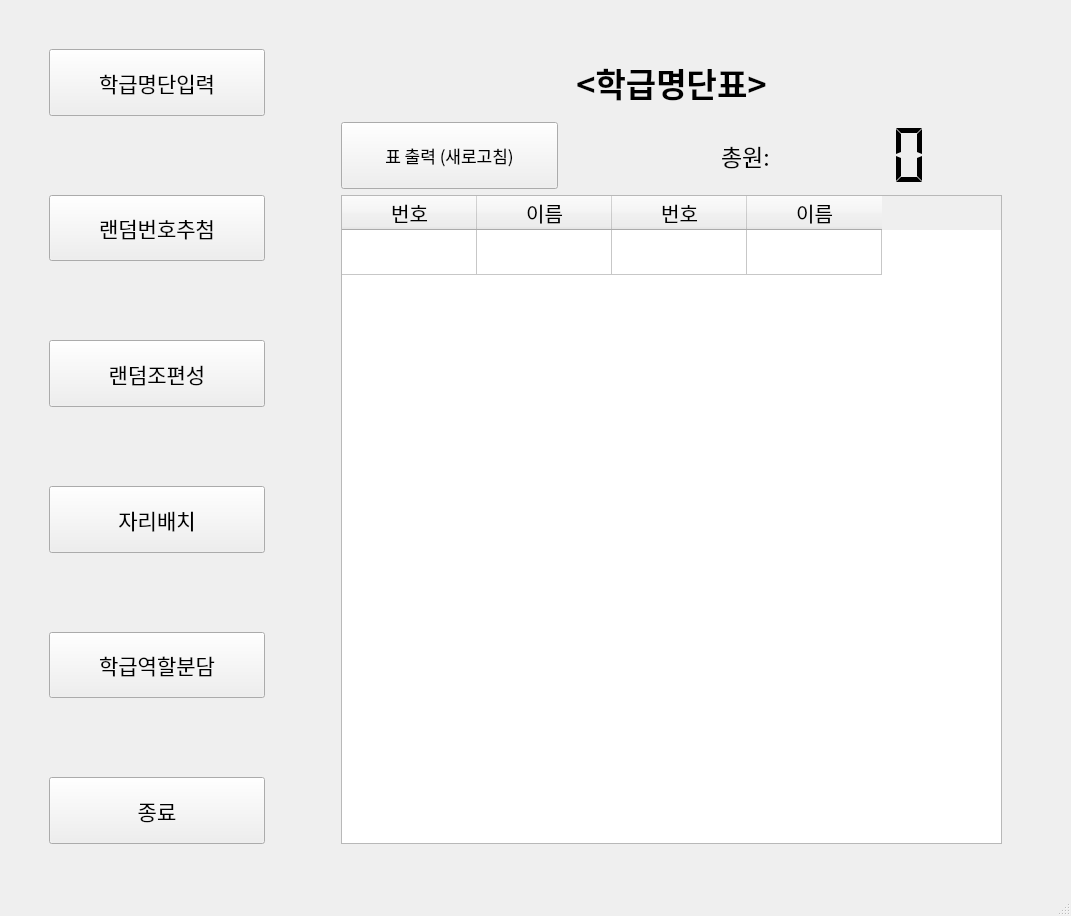
<?xml version="1.0" encoding="UTF-8"?>
<ui version="4.0">
 <class>MainWindow</class>
 <widget class="QMainWindow" name="MainWindow">
  <property name="geometry">
   <rect>
    <x>0</x>
    <y>0</y>
    <width>1071</width>
    <height>916</height>
   </rect>
  </property>
  <property name="font">
   <font>
    <family>맑은 고딕</family>
    <pointsize>10</pointsize>
   </font>
  </property>
  <property name="windowTitle">
   <string>학급랜덤추첨기 - 메인화면</string>
  </property>
  <property name="windowFilePath">
   <string/>
  </property>
  <widget class="QWidget" name="centralwidget">
   <layout class="QGridLayout" name="gridLayout_2">
    <item row="1" column="0">
     <layout class="QGridLayout" name="gridLayout">
      <item row="4" column="0">
       <spacer name="verticalSpacer_4">
        <property name="orientation">
         <enum>Qt::Vertical</enum>
        </property>
        <property name="sizeType">
         <enum>QSizePolicy::Minimum</enum>
        </property>
        <property name="sizeHint" stdset="0">
         <size>
          <width>20</width>
          <height>50</height>
         </size>
        </property>
       </spacer>
      </item>
      <item row="0" column="3">
       <spacer name="horizontalSpacer_7">
        <property name="orientation">
         <enum>Qt::Horizontal</enum>
        </property>
        <property name="sizeType">
         <enum>QSizePolicy::Minimum</enum>
        </property>
        <property name="sizeHint" stdset="0">
         <size>
          <width>40</width>
          <height>20</height>
         </size>
        </property>
       </spacer>
      </item>
      <item row="7" column="1">
       <widget class="QPushButton" name="PositionSet_Btn">
        <property name="sizePolicy">
         <sizepolicy hsizetype="Minimum" vsizetype="Minimum">
          <horstretch>0</horstretch>
          <verstretch>0</verstretch>
         </sizepolicy>
        </property>
        <property name="font">
         <font>
          <family>나눔스퀘어라운드 Regular</family>
          <pointsize>16</pointsize>
         </font>
        </property>
        <property name="text">
         <string>자리배치</string>
        </property>
       </widget>
      </item>
      <item row="0" column="5">
       <spacer name="horizontalSpacer_8">
        <property name="orientation">
         <enum>Qt::Horizontal</enum>
        </property>
        <property name="sizeType">
         <enum>QSizePolicy::Minimum</enum>
        </property>
        <property name="sizeHint" stdset="0">
         <size>
          <width>40</width>
          <height>20</height>
         </size>
        </property>
       </spacer>
      </item>
      <item row="8" column="0">
       <spacer name="verticalSpacer_6">
        <property name="orientation">
         <enum>Qt::Vertical</enum>
        </property>
        <property name="sizeType">
         <enum>QSizePolicy::Minimum</enum>
        </property>
        <property name="sizeHint" stdset="0">
         <size>
          <width>20</width>
          <height>40</height>
         </size>
        </property>
       </spacer>
      </item>
      <item row="10" column="0">
       <spacer name="verticalSpacer_7">
        <property name="orientation">
         <enum>Qt::Vertical</enum>
        </property>
        <property name="sizeType">
         <enum>QSizePolicy::Minimum</enum>
        </property>
        <property name="sizeHint" stdset="0">
         <size>
          <width>20</width>
          <height>40</height>
         </size>
        </property>
       </spacer>
      </item>
      <item row="3" column="1">
       <widget class="QPushButton" name="RandomNum_Btn">
        <property name="sizePolicy">
         <sizepolicy hsizetype="Minimum" vsizetype="Minimum">
          <horstretch>0</horstretch>
          <verstretch>0</verstretch>
         </sizepolicy>
        </property>
        <property name="font">
         <font>
          <family>나눔스퀘어라운드 Regular</family>
          <pointsize>16</pointsize>
         </font>
        </property>
        <property name="text">
         <string>랜덤번호추첨</string>
        </property>
       </widget>
      </item>
      <item row="1" column="3" colspan="3">
       <widget class="QLabel" name="MemberList_Label">
        <property name="font">
         <font>
          <family>나눔스퀘어라운드 Bold</family>
          <pointsize>25</pointsize>
          <weight>75</weight>
          <bold>true</bold>
         </font>
        </property>
        <property name="text">
         <string>&lt;학급명단표&gt;</string>
        </property>
        <property name="alignment">
         <set>Qt::AlignCenter</set>
        </property>
        <property name="margin">
         <number>0</number>
        </property>
       </widget>
      </item>
      <item row="6" column="0">
       <spacer name="verticalSpacer_5">
        <property name="orientation">
         <enum>Qt::Vertical</enum>
        </property>
        <property name="sizeType">
         <enum>QSizePolicy::Minimum</enum>
        </property>
        <property name="sizeHint" stdset="0">
         <size>
          <width>20</width>
          <height>40</height>
         </size>
        </property>
       </spacer>
      </item>
      <item row="1" column="0">
       <spacer name="horizontalSpacer">
        <property name="orientation">
         <enum>Qt::Horizontal</enum>
        </property>
        <property name="sizeType">
         <enum>QSizePolicy::Fixed</enum>
        </property>
        <property name="sizeHint" stdset="0">
         <size>
          <width>40</width>
          <height>20</height>
         </size>
        </property>
       </spacer>
      </item>
      <item row="0" column="6">
       <spacer name="horizontalSpacer_5">
        <property name="orientation">
         <enum>Qt::Horizontal</enum>
        </property>
        <property name="sizeType">
         <enum>QSizePolicy::Fixed</enum>
        </property>
        <property name="sizeHint" stdset="0">
         <size>
          <width>60</width>
          <height>20</height>
         </size>
        </property>
       </spacer>
      </item>
      <item row="2" column="0">
       <spacer name="verticalSpacer_3">
        <property name="orientation">
         <enum>Qt::Vertical</enum>
        </property>
        <property name="sizeType">
         <enum>QSizePolicy::Fixed</enum>
        </property>
        <property name="sizeHint" stdset="0">
         <size>
          <width>20</width>
          <height>50</height>
         </size>
        </property>
       </spacer>
      </item>
      <item row="5" column="1">
       <widget class="QPushButton" name="RandomGroup_Btn">
        <property name="sizePolicy">
         <sizepolicy hsizetype="Minimum" vsizetype="Minimum">
          <horstretch>0</horstretch>
          <verstretch>0</verstretch>
         </sizepolicy>
        </property>
        <property name="font">
         <font>
          <family>나눔스퀘어라운드 Regular</family>
          <pointsize>16</pointsize>
         </font>
        </property>
        <property name="text">
         <string>랜덤조편성</string>
        </property>
       </widget>
      </item>
      <item row="12" column="0">
       <spacer name="verticalSpacer">
        <property name="orientation">
         <enum>Qt::Vertical</enum>
        </property>
        <property name="sizeType">
         <enum>QSizePolicy::Minimum</enum>
        </property>
        <property name="sizeHint" stdset="0">
         <size>
          <width>20</width>
          <height>40</height>
         </size>
        </property>
       </spacer>
      </item>
      <item row="0" column="2">
       <spacer name="horizontalSpacer_6">
        <property name="orientation">
         <enum>Qt::Horizontal</enum>
        </property>
        <property name="sizeType">
         <enum>QSizePolicy::Minimum</enum>
        </property>
        <property name="sizeHint" stdset="0">
         <size>
          <width>70</width>
          <height>20</height>
         </size>
        </property>
       </spacer>
      </item>
      <item row="0" column="4">
       <spacer name="horizontalSpacer_4">
        <property name="orientation">
         <enum>Qt::Horizontal</enum>
        </property>
        <property name="sizeType">
         <enum>QSizePolicy::Minimum</enum>
        </property>
        <property name="sizeHint" stdset="0">
         <size>
          <width>40</width>
          <height>20</height>
         </size>
        </property>
       </spacer>
      </item>
      <item row="11" column="1">
       <widget class="QPushButton" name="Exit_Btn">
        <property name="sizePolicy">
         <sizepolicy hsizetype="Minimum" vsizetype="Minimum">
          <horstretch>0</horstretch>
          <verstretch>0</verstretch>
         </sizepolicy>
        </property>
        <property name="font">
         <font>
          <family>나눔스퀘어라운드 Regular</family>
          <pointsize>16</pointsize>
         </font>
        </property>
        <property name="text">
         <string>종료</string>
        </property>
       </widget>
      </item>
      <item row="0" column="0">
       <spacer name="verticalSpacer_2">
        <property name="orientation">
         <enum>Qt::Vertical</enum>
        </property>
        <property name="sizeType">
         <enum>QSizePolicy::Minimum</enum>
        </property>
        <property name="sizeHint" stdset="0">
         <size>
          <width>20</width>
          <height>40</height>
         </size>
        </property>
       </spacer>
      </item>
      <item row="0" column="1">
       <spacer name="horizontalSpacer_3">
        <property name="orientation">
         <enum>Qt::Horizontal</enum>
        </property>
        <property name="sizeType">
         <enum>QSizePolicy::Minimum</enum>
        </property>
        <property name="sizeHint" stdset="0">
         <size>
          <width>150</width>
          <height>20</height>
         </size>
        </property>
       </spacer>
      </item>
      <item row="9" column="1">
       <widget class="QPushButton" name="ClassWork_Btn">
        <property name="sizePolicy">
         <sizepolicy hsizetype="Minimum" vsizetype="Minimum">
          <horstretch>0</horstretch>
          <verstretch>0</verstretch>
         </sizepolicy>
        </property>
        <property name="font">
         <font>
          <family>나눔스퀘어라운드 Regular</family>
          <pointsize>16</pointsize>
         </font>
        </property>
        <property name="text">
         <string>학급역할분담</string>
        </property>
       </widget>
      </item>
      <item row="2" column="3">
       <widget class="QPushButton" name="Refresh_Btn">
        <property name="sizePolicy">
         <sizepolicy hsizetype="Minimum" vsizetype="Minimum">
          <horstretch>0</horstretch>
          <verstretch>0</verstretch>
         </sizepolicy>
        </property>
        <property name="font">
         <font>
          <family>나눔스퀘어라운드 Regular</family>
          <pointsize>13</pointsize>
         </font>
        </property>
        <property name="text">
         <string>표 출력 (새로고침)</string>
        </property>
       </widget>
      </item>
      <item row="1" column="1">
       <widget class="QPushButton" name="RegisMember_Btn">
        <property name="sizePolicy">
         <sizepolicy hsizetype="Minimum" vsizetype="Minimum">
          <horstretch>0</horstretch>
          <verstretch>0</verstretch>
         </sizepolicy>
        </property>
        <property name="font">
         <font>
          <family>나눔스퀘어라운드 Regular</family>
          <pointsize>16</pointsize>
         </font>
        </property>
        <property name="text">
         <string>학급명단입력</string>
        </property>
       </widget>
      </item>
      <item row="2" column="4">
       <widget class="QLabel" name="MemberList_Label_2">
        <property name="font">
         <font>
          <family>나눔스퀘어라운드 Regular</family>
          <pointsize>17</pointsize>
          <weight>50</weight>
          <bold>false</bold>
         </font>
        </property>
        <property name="text">
         <string>총원:  </string>
        </property>
        <property name="alignment">
         <set>Qt::AlignRight|Qt::AlignTrailing|Qt::AlignVCenter</set>
        </property>
        <property name="margin">
         <number>0</number>
        </property>
       </widget>
      </item>
      <item row="2" column="5">
       <widget class="QLCDNumber" name="Total_LCD">
        <property name="frameShadow">
         <enum>QFrame::Sunken</enum>
        </property>
        <property name="lineWidth">
         <number>0</number>
        </property>
        <property name="midLineWidth">
         <number>0</number>
        </property>
        <property name="smallDecimalPoint">
         <bool>false</bool>
        </property>
        <property name="digitCount">
         <number>2</number>
        </property>
        <property name="mode">
         <enum>QLCDNumber::Dec</enum>
        </property>
        <property name="segmentStyle">
         <enum>QLCDNumber::Flat</enum>
        </property>
        <property name="intValue" stdset="0">
         <number>0</number>
        </property>
       </widget>
      </item>
      <item row="3" column="3" rowspan="9" colspan="3">
       <widget class="QTableWidget" name="MemList">
        <property name="font">
         <font>
          <family>나눔스퀘어라운드 Regular</family>
          <pointsize>15</pointsize>
         </font>
        </property>
        <property name="editTriggers">
         <set>QAbstractItemView::NoEditTriggers</set>
        </property>
        <property name="tabKeyNavigation">
         <bool>false</bool>
        </property>
        <property name="showDropIndicator" stdset="0">
         <bool>false</bool>
        </property>
        <property name="dragDropOverwriteMode">
         <bool>false</bool>
        </property>
        <property name="defaultDropAction">
         <enum>Qt::IgnoreAction</enum>
        </property>
        <property name="selectionMode">
         <enum>QAbstractItemView::NoSelection</enum>
        </property>
        <property name="wordWrap">
         <bool>true</bool>
        </property>
        <property name="cornerButtonEnabled">
         <bool>true</bool>
        </property>
        <property name="rowCount">
         <number>1</number>
        </property>
        <attribute name="horizontalHeaderDefaultSectionSize">
         <number>135</number>
        </attribute>
        <attribute name="horizontalHeaderHighlightSections">
         <bool>false</bool>
        </attribute>
        <attribute name="verticalHeaderVisible">
         <bool>false</bool>
        </attribute>
        <attribute name="verticalHeaderDefaultSectionSize">
         <number>45</number>
        </attribute>
        <row/>
        <column>
         <property name="text">
          <string>번호</string>
         </property>
        </column>
        <column>
         <property name="text">
          <string>이름</string>
         </property>
        </column>
        <column>
         <property name="text">
          <string>번호</string>
         </property>
        </column>
        <column>
         <property name="text">
          <string>이름</string>
         </property>
        </column>
        <item row="0" column="0">
         <property name="text">
          <string/>
         </property>
         <property name="textAlignment">
          <set>AlignLeading|AlignVCenter</set>
         </property>
        </item>
        <item row="0" column="1">
         <property name="text">
          <string/>
         </property>
         <property name="textAlignment">
          <set>AlignLeading|AlignVCenter</set>
         </property>
        </item>
        <item row="0" column="2">
         <property name="text">
          <string/>
         </property>
         <property name="textAlignment">
          <set>AlignLeading|AlignVCenter</set>
         </property>
        </item>
        <item row="0" column="3">
         <property name="text">
          <string/>
         </property>
         <property name="textAlignment">
          <set>AlignLeading|AlignVCenter</set>
         </property>
        </item>
       </widget>
      </item>
     </layout>
    </item>
   </layout>
  </widget>
  <widget class="QStatusBar" name="statusbar"/>
 </widget>
 <resources/>
 <connections/>
</ui>
